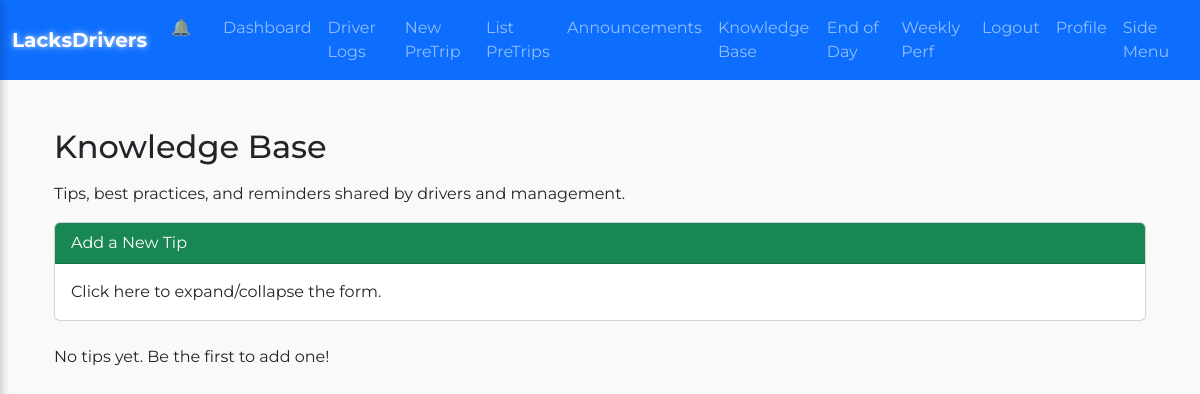
Before: /knowledge_base (signed in) with the older database file.
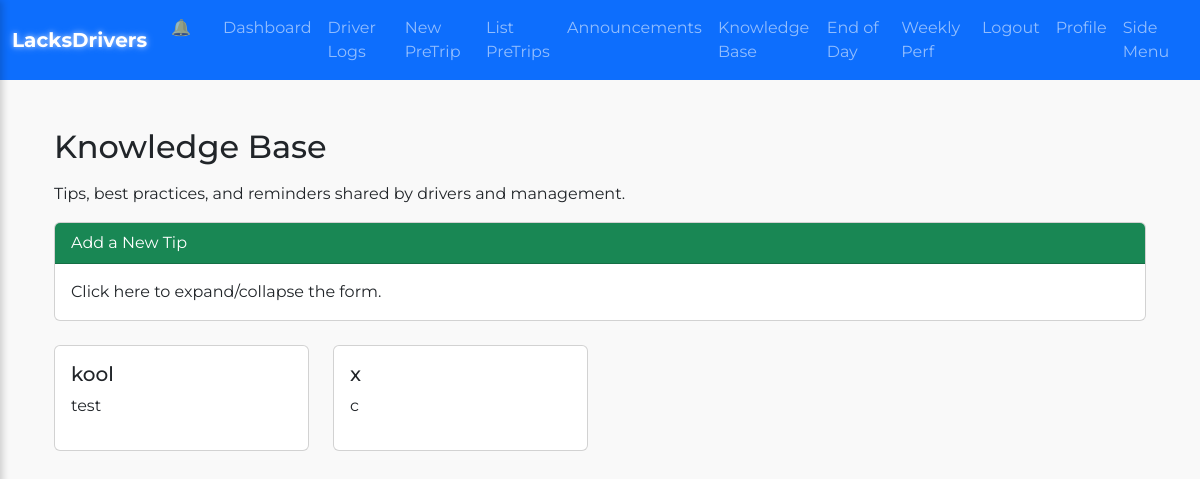
After: the same page with the newer database file.
### lacksdrivers.py (models this page shows)
class KnowledgeBaseEntry(db.Model):
    __tablename__ = "knowledge_base"
    id = db.Column(db.Integer, primary_key=True)
    user_id = db.Column(db.Integer, db.ForeignKey("user.id"), nullable=True)
    title = db.Column(db.String(100))
    body = db.Column(db.Text)

### lacksdrivers.py (the view, shortened to what this page needs)
@app.route("/knowledge_base", methods=["GET", "POST"])
@login_required
def knowledge_base():
    form = KnowledgeBaseForm()
    tips = KnowledgeBaseEntry.query.order_by(KnowledgeBaseEntry.id.desc()).all()
    return render_template("knowledge_base.html", form=form, tips=tips)

### lacksdrivers.py (called while the page is built)
@login_manager.user_loader
def load_user(user_id):
    return User.query.get(int(user_id))

### templates/knowledge_base.html (shortened to what this page needs)
{% extends "base.html" %}
{% block content %}
<div class="container slide-in" style="overflow-x: auto;">
  <h2 class="mt-4 mb-3">Knowledge Base</h2>
  <p>Tips, best practices, and reminders shared by drivers and management.</p>
  {% if current_user.role in ['driver','management'] %}
    <div
      class="card hover-card mb-3"
      data-bs-toggle="collapse"
      data-bs-target="#addTipCollapse"
      style="cursor:pointer;"
    >
      <div class="card-header bg-success text-white">
        Add a New Tip
      </div>
      <div class="card-body">
        <p class="m-0">Click here to expand/collapse the form.</p>
      </div>
    </div>
  {% endif %}
  <div class="row mt-4">
    {% if tips %}
      {% for t in tips %}
        <div class="col-12 col-sm-6 col-md-4 col-lg-3 mb-3">
          <div class="card h-100 hover-card">
            <div class="card-body d-flex flex-column">
              <h5 class="card-title">{{ t.title }}</h5>
              <p class="card-text flex-grow-1">
                {{ t.body }}
              </p>
            </div>
          </div>
        </div>
      {% endfor %}
    {% else %}
      <p>No tips yet. Be the first to add one!</p>
    {% endif %}
  </div>
</div>
{% endblock %}

Changed rows visible on the page:
added KnowledgeBaseEntry: title "kool", body "test"
added KnowledgeBaseEntry: title "x", body "c"
Other visible differences:
text no longer shown: "No tips yet. Be the first to add one!"
